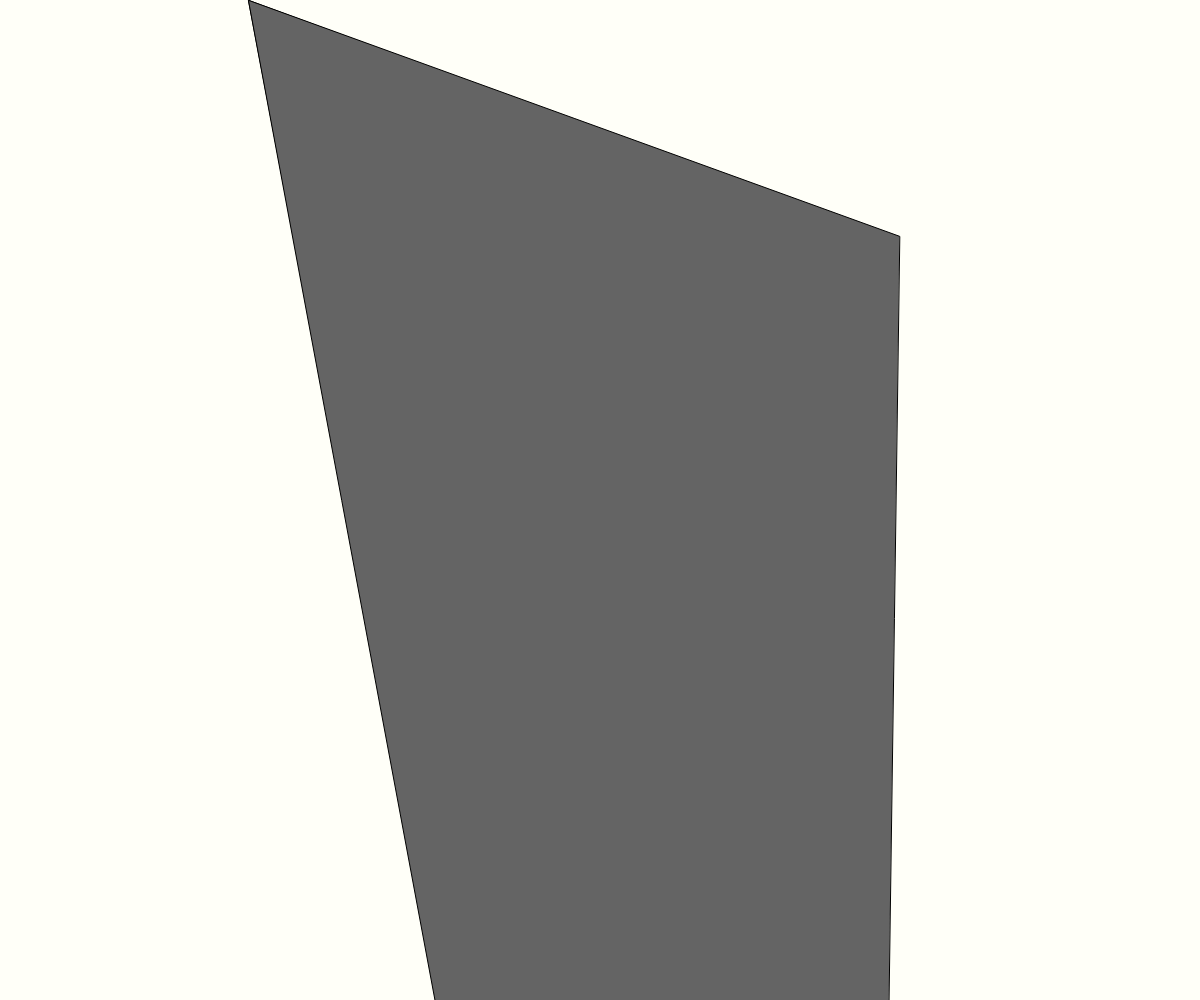
Frame 1 (no input)
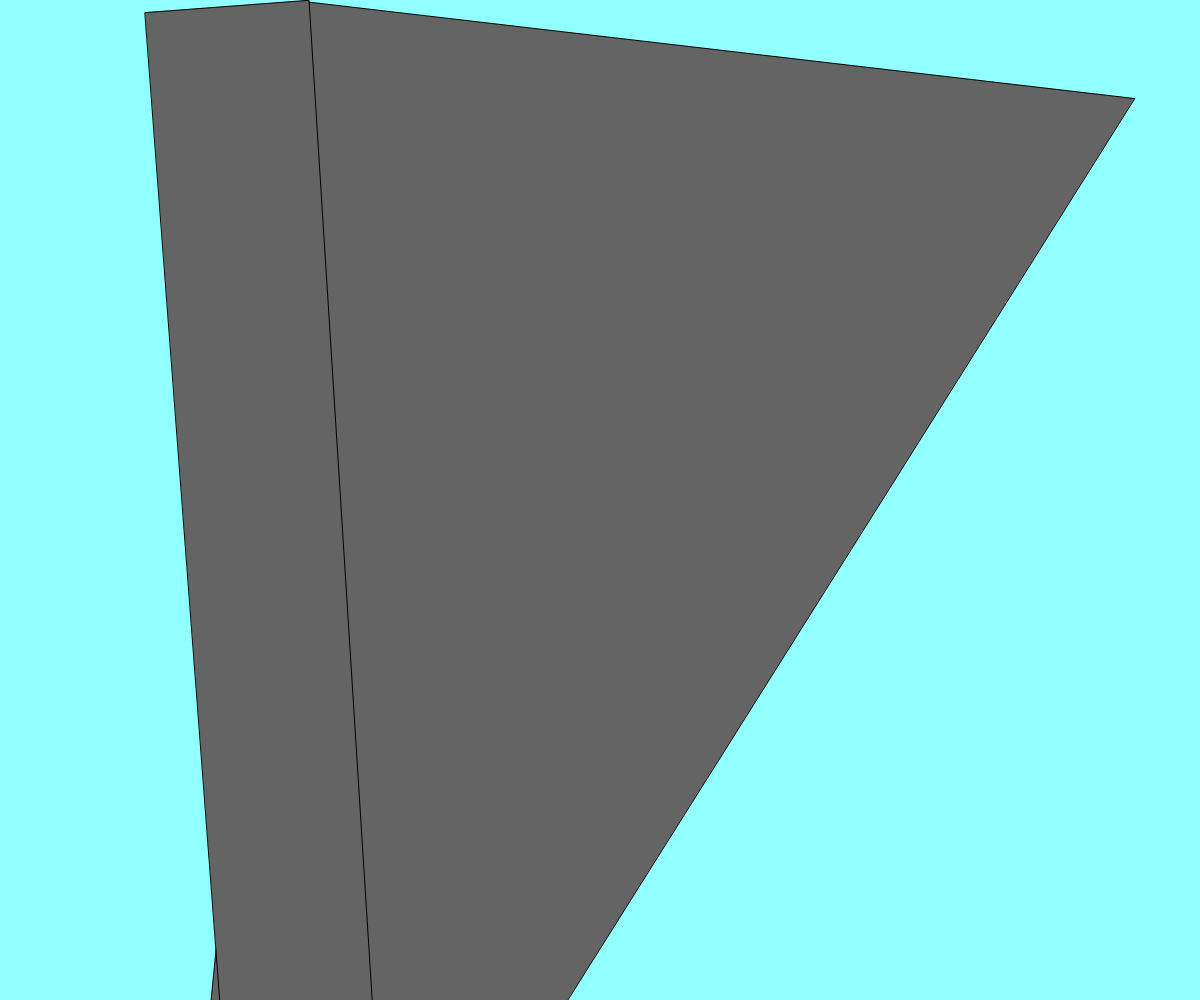
Frame 60 (no input)
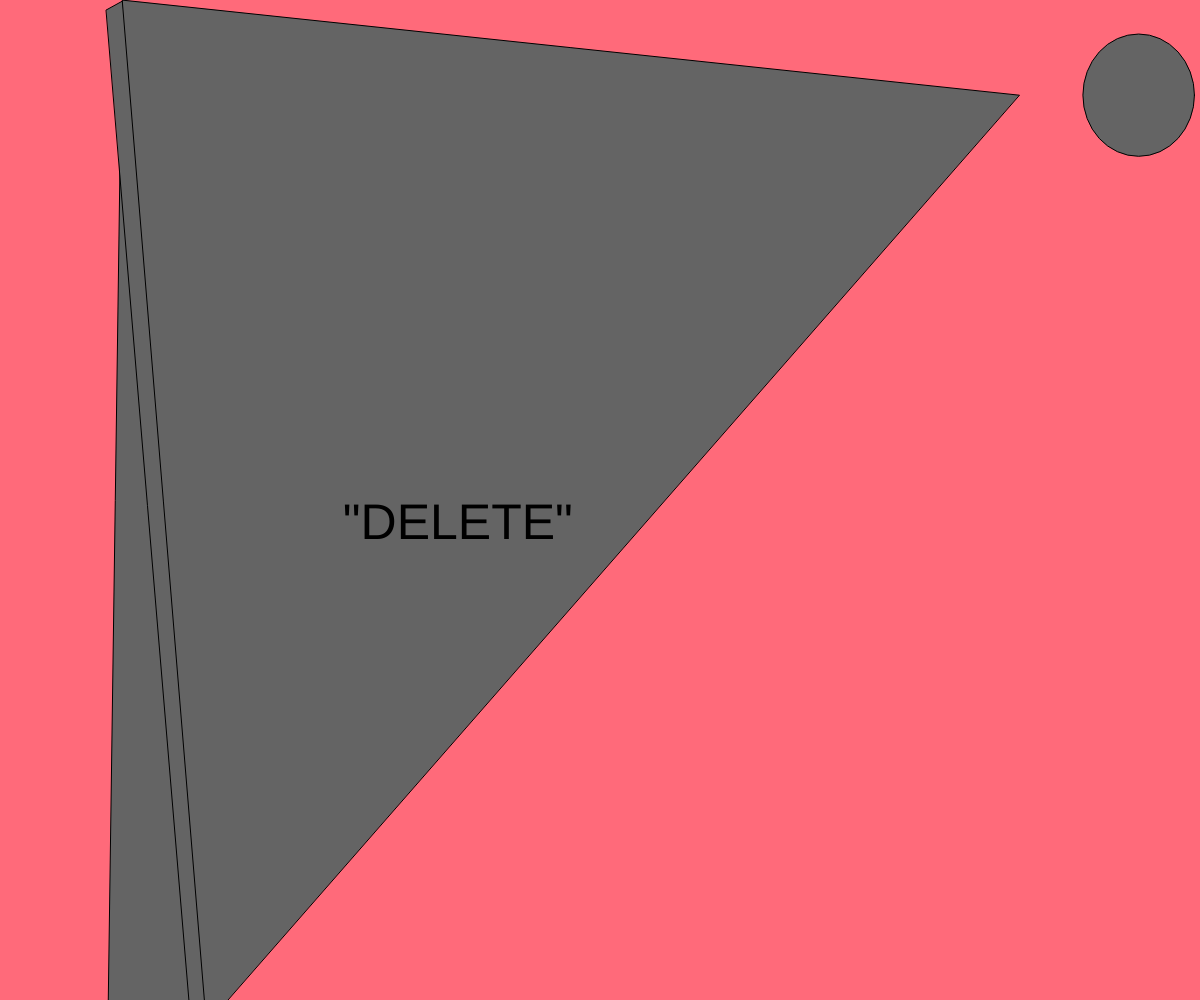
Frame 120 (the mouse pressed at the canvas centre since frame 60)

The p5.js sketch that drew these frames (run headless with seeded random() and noise() and a simulated clock; from frame 60 on, the mouse is pressed at the canvas centre):

// p5.js sketch
// ── sketch.js
var value = 0;
var X;
var Y;
var Z;
var R;
var w=0;
var h=0;
var ww ;
var wh;




function setup() {

  createCanvas(windowWidth, windowHeight);


}





function draw() {
  ww = windowWidth;
  wh = windowHeight;
  X = random(0,windowWidth);
  Y = random(0,windowWidth);
  Z = random(0,windowWidth);
  R = random(0,11);
  background(X,Z,Y);


  fill(100);
  triangle(X, X/R, Y, Y/X, Z, Z*R);
  triangle(Z, Z/R, Y, Y/Z, X,X*R);
	ellipse(X*R,Y/R,Z-R,Z);
  ellipse(Z*R,X/R,Y-R,Y);

  if(keyCode === DELETE){

    noLoop();
    }
if(mouseIsPressed){
	fill('#000000');
  textSize(50);

  text('"DELETE"',ww/(3.5),wh/2,ww,wh);

}

  //keyTyped when to pused???
  //change random to mouse X,Y??
  //a way to stop and restart the image??
  //a way to clear it all.
  // use if and else to kill the image
}

function mousePressed(){
   fill(100);
    background(100);
    fill(X,Y,Z);
  text('Good Night',ww/2,wh/2,ww,wh);

}
function keyPressed(){
   if(key==='t'){
    background('#000000');
  }
}
